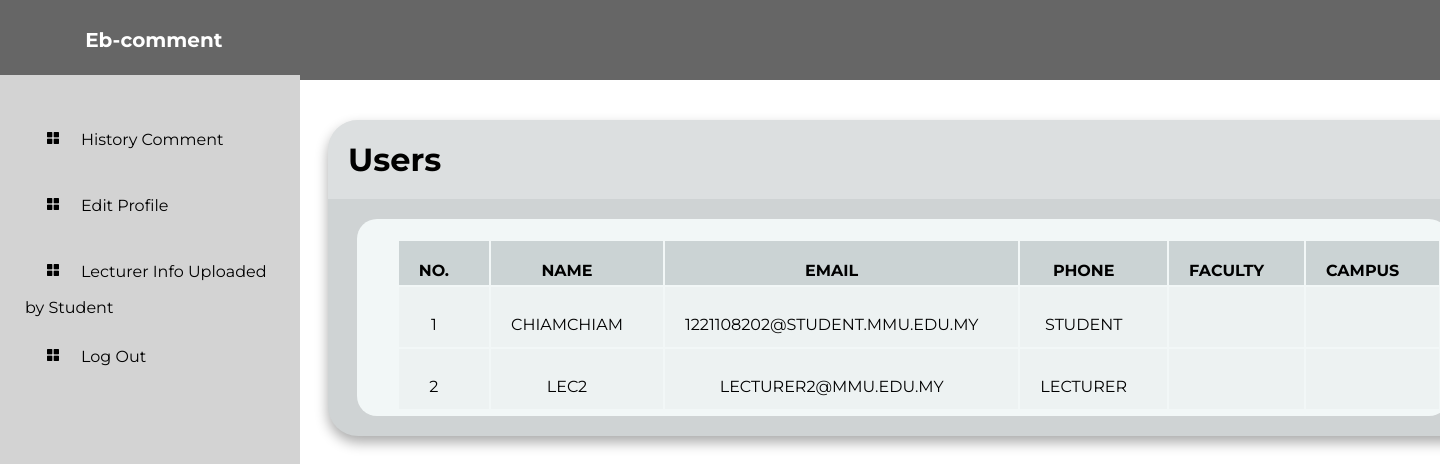
/user (signed in), run on the app's committed database.
### models.py (models this page shows, shortened)
class Users(db.Model, UserMixin):
    id = db.Column(db.Integer, primary_key=True, autoincrement=True)
    name = db.Column(db.String(150), unique=True, nullable=False)
    email = db.Column(db.String(150), unique=True, nullable=False)
    password_hash = db.Column(db.String(128), nullable=False)
    profile_picture = db.Column(db.String(256), nullable=False, default = 'default_profile_photo.jpg')
    role = db.Column(db.String(50), nullable=False)

### app.py (the view)
@app.route("/user")
@login_required
def usercontrol():
    conn = get_db_connection()
    cursor = conn.cursor()
    cursor.execute("SELECT * FROM users")
    user_data = cursor.fetchall()
    conn.close()
    return render_template("admin_user.html", users=user_data)

### app.py (called while the page is built)
def get_db_connection():
    con = sqlite3.connect("instance/database.db")
    con.row_factory = sqlite3.Row
    return con

@login_manager.user_loader
def load_user(user_id):
    return Users.query.get(user_id)

### templates/admin_user.html (shortened to what this page needs)
<!DOCTYPE html>
<html lang="en">
<head>
    <link href='https://unpkg.com/boxicons@2.1.4/css/boxicons.min.css'rel='stylesheet'>
    <link href="../static/style.css" rel="stylesheet">
</head>
<body>
    <div class="Try"><h2>Eb-comment</h2></div>
    <div class="sidebar">
        <ul>
            {% if session['email'] == 'admin@gmail.com' %}
            <li><a href="/admin"><i class='bx bxs-grid-alt'></i>Dashboard</a></li>
            <li><a href="/user"><i class='bx bxs-grid-alt'></i>User Control</a></li>
            <li><a href="/admin_comment"><i class='bx bxs-grid-alt'></i>Comment Control</a></li>
            <li><a href="/lecturerlist"><i class='bx bxs-grid-alt'></i>Lecturer List</a></li>
            <li><a href="/admin/view_lecturers_temp"><i class='bx bxs-grid-alt'></i>Lecturer Info Uploaded by Student</a></li>
            <li><a href="/logout"><i class='bx bxs-grid-alt'></i>Log Out</a></li>
            {% else %}
            <li><a href="/history"><i class='bx bxs-grid-alt'></i>History Comment</a></li>
            <li><a href="/a_edit"><i class='bx bxs-grid-alt'></i>Edit Profile</a></li>
            <li><a href="/admin/view_lecturers_temp"><i class='bx bxs-grid-alt'></i>Lecturer Info Uploaded by Student</a></li>
            <li><a href="/logout"><i class='bx bxs-grid-alt'></i>Log Out</a></li>
            {% endif %}
        </ul>
    </div>
    <div class="table">
        <div class="table_header">
            <h1>Users</h1>
        </div>
        <div class="table_body">
            <table>
                <thead>
                    <tr>
                        <th>No. </th>
                        <th>Name</th>
                        <th>Email</th>
                        <th>Phone</th>
                        <th>Faculty</th>
                        <th>Campus</th>
                    </tr>
                </thead>
                <tbody>
                    {% for user in users %}
                    <form action="/delete_user" method="POST">
                        <tr>
                            <td>{{ loop.index }}</td>
                            <td>{{ user[1] }}</td>
                            <td>{{ user[2] }}</td>
                            <td>{{ user[5] }}</td>
                            <td>{{ user[6] }}</td>
                            <td>{{ user[7] }}</td>
                        </tr>
                    </form>
                    {% endfor %}
                </tbody>
            </table>
        </div>
    </div>
</body>
</html>

### static/style.css (style rules this page uses)
* { margin:0; padding: 0; box-sizing: border-box; font-family: 'Montserrat'; }
body { font-family: 'Montserrat'; justify-content: center; align-items: center; margin: 0; padding: 0; min-width: 100vh; }
.Try { padding:30px; height:10vh; width:100%; background-color: rgb(102,102, 102); justify-content: space-between; align-items: center; display:flex; position: relative; }
.Try h2 { color: white; font-size: 20px; padding: 30px 4%; }
.sidebar { position: absolute; left: 0; top: 75px; height: 1100px; width: 300px; background-color: lightgrey; z-index: 10; }
.sidebar ul { list-style: none; align-items: center; padding-bottom: 20px; margin: 5px; padding: 20px; }
.sidebar li { padding-top: 10px; }
.sidebar a { color: black; text-decoration: none; padding-right: 10px; font-weight: 400; }
.sidebar i { padding: 20px; }
.table { position: relative; font-family: sans-serif; background-color: rgb(207, 211, 212); box-shadow: 0 .4rem .8rem #0005; border-radius: 30px; overflow: hidden; width: 1150px; justify-content: center; left: 20%; margin-left: 40px; margin-top:40px ; }
table tr { text-transform: uppercase; }
.table table { margin-left: 20px; margin-right: auto; }
table,td,th { padding-top: 20px; padding-left: 20px; padding-right: 40px; padding-bottom: 5px; text-align: center; }
.table_header { width: 100%; height: 10%; background-color: #fff4; padding: 20px; }
.table_body { width: 95%; max-height: calc(89%-.8rem); background-color: rgb(242,247,247); margin: 20px auto; border-radius: 20px; overflow: auto; text-align: center; }
thead th { position: sticky; top: 0; left: 0; background-color: rgb(203,211,212); }
tbody tr { position: sticky; margin: 20px; background-color: rgb(237,242,242); }

### data on the page
Users: name "CHIAMCHIAM", email "1221108202@STUDENT.MMU.EDU.MY", role "STUDENT"
Users: name "LEC2", email "LECTURER2@MMU.EDU.MY", role "LECTURER"
